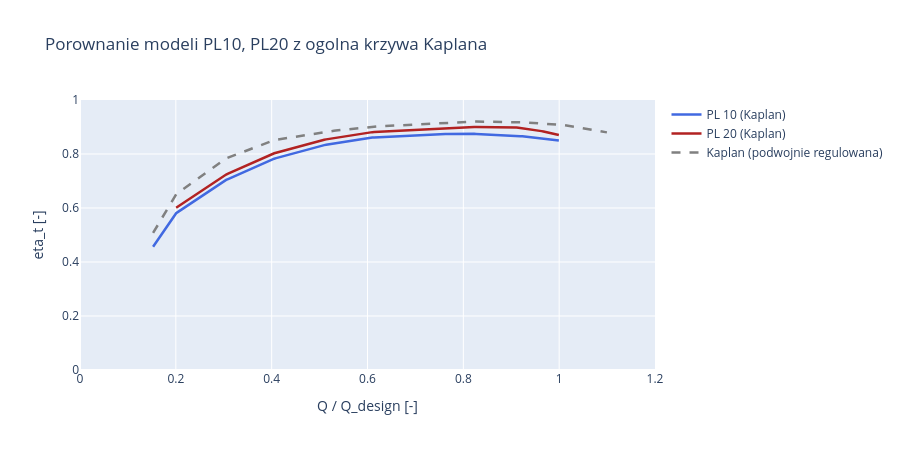

Here is the notebook cell this chart was saved with:
### Markdown cell above
**Prompt do LLM:**
> *"Porownaj krzywe sprawnosci modeli PL10 i PL20 z ogolna krzywa Kaplana
> na jednym wykresie. Wyswietl jako linie ciagle, Kaplan ogolny przerywany."*

**Uzyte funkcje:** `src.turbine.TURBINE_CATALOG`, `src.turbine.turbine_efficiency()`

### Code cell
fig = go.Figure()
for name, color in [('pl10', 'royalblue'), ('pl20', 'firebrick'), ('kaplan', 'gray')]:
    t = TURBINE_CATALOG[name]
    eta = turbine_efficiency(Q_ratio, t)
    eta_plot = np.where(eta > 0, eta, np.nan)
    fig.add_trace(go.Scatter(
        x=Q_ratio, y=eta_plot,
        mode='lines', name=t.name_pl,
        line=dict(color=color, width=2.5, dash='dash' if name=='kaplan' else 'solid'),
    ))

fig.update_layout(
    title='Porownanie modeli PL10, PL20 z ogolna krzywa Kaplana',
    xaxis_title='Q / Q_design [-]', yaxis_title='eta_t [-]',
    yaxis_range=[0, 1.0], height=450, hovermode='x unified',
)
fig.show()

### Figure 1 — Plotly figure (JSON) as saved in the notebook; plotly's stock layout.template omitted (floating-point values rounded to 4 significant figures; data arrays with more than 128 entries replaced by an {"elided": "..."} marker saying what was removed)
{"data": [{"line": {"color": "royalblue", "dash": "solid", "width": 2.5}, "mode": "lines", "name": "PL 10 (Kaplan)", "type": "scatter", "x": {"elided": "300 float values"}, "y": {"elided": "300 float values"}}, {"line": {"color": "firebrick", "dash": "solid", "width": 2.5}, "mode": "lines", "name": "PL 20 (Kaplan)", "type": "scatter", "x": {"elided": "300 float values"}, "y": {"elided": "300 float values"}}, {"line": {"color": "gray", "dash": "dash", "width": 2.5}, "mode": "lines", "name": "Kaplan (podwojnie regulowana)", "type": "scatter", "x": {"elided": "300 float values"}, "y": {"elided": "300 float values"}}], "layout": {"height": 450, "hovermode": "x unified", "title": {"text": "Porownanie modeli PL10, PL20 z ogolna krzywa Kaplana"}, "xaxis": {"title": {"text": "Q / Q_design [-]"}}, "yaxis": {"range": [0, 1.0], "title": {"text": "eta_t [-]"}}}}
